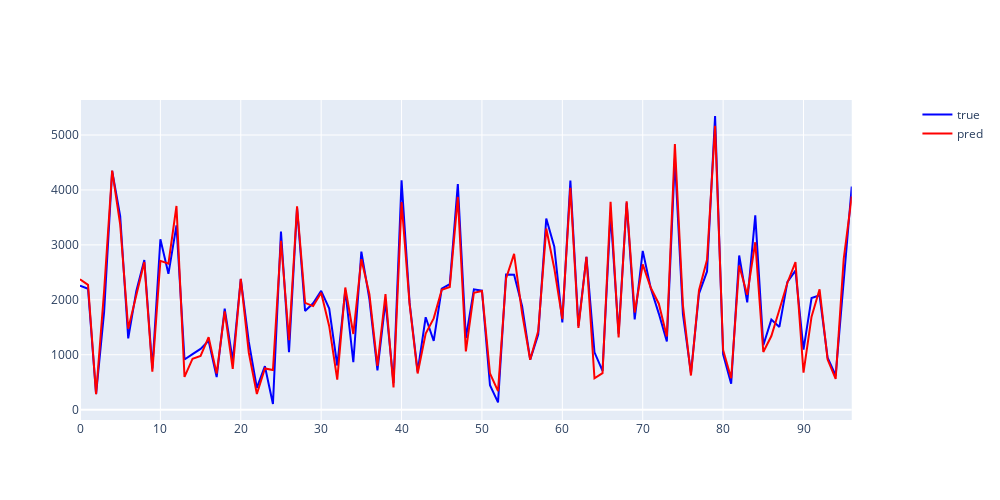

The notebook cell this image was saved under:
### Code cell
df_need_1, df_need_2 = load_data("./마지막데이터/banpo1_power_weather_df.csv")
%run ./make_model.ipynb
